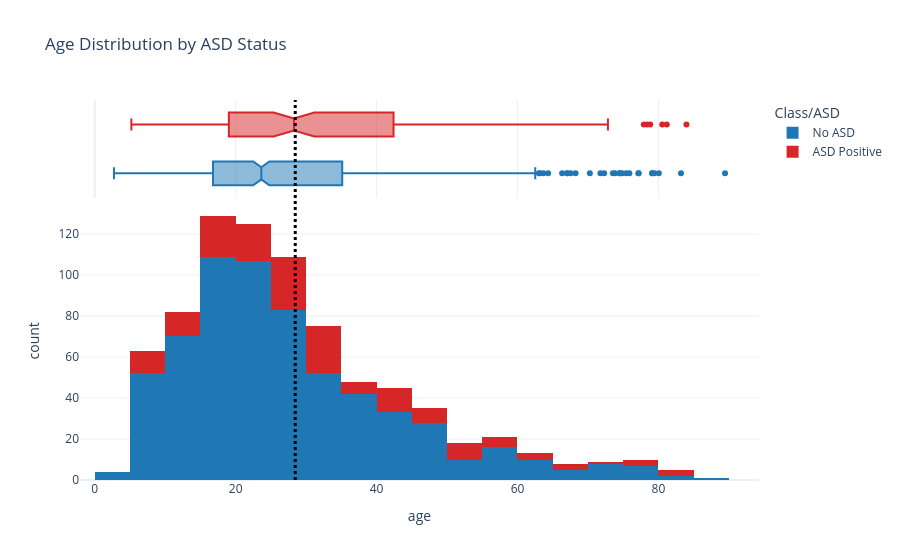

Notebook source saved alongside this figure:
### Code cell
# 2. Add Mean Line as a vertical shape (Black Dotted)
fig.add_shape(
    type="line",
    x0=age_mean, y0=0,
    x1=age_mean, y1=1,
    line=dict(color="black", width=3, dash="dot"),
    xref='x',
    yref='paper'
)
fig.show()

### Figure 1 — Plotly figure (JSON) as saved in the notebook; plotly's stock layout.template omitted (floating-point values rounded to 4 significant figures; data arrays with more than 128 entries replaced by an {"elided": "..."} marker saying what was removed)
{"data": [{"alignmentgroup": "True", "bingroup": "x", "hovertemplate": "Class/ASD=No ASD<br>age=%{x}<br>count=%{y}<extra></extra>", "legendgroup": "No ASD", "marker": {"color": "#1f77b4", "pattern": {"shape": ""}}, "name": "No ASD", "nbinsx": 30, "offsetgroup": "No ASD", "orientation": "v", "showlegend": true, "type": "histogram", "x": {"elided": "639 float values"}, "xaxis": "x", "yaxis": "y"}, {"alignmentgroup": "True", "hovertemplate": "Class/ASD=No ASD<br>age=%{x}<extra></extra>", "legendgroup": "No ASD", "marker": {"color": "#1f77b4"}, "name": "No ASD", "notched": true, "offsetgroup": "No ASD", "showlegend": false, "type": "box", "x": {"elided": "639 float values"}, "xaxis": "x2", "yaxis": "y2"}, {"alignmentgroup": "True", "bingroup": "x", "hovertemplate": "Class/ASD=ASD Positive<br>age=%{x}<br>count=%{y}<extra></extra>", "legendgroup": "ASD Positive", "marker": {"color": "#d62728", "pattern": {"shape": ""}}, "name": "ASD Positive", "nbinsx": 30, "offsetgroup": "ASD Positive", "orientation": "v", "showlegend": true, "type": "histogram", "x": {"elided": "161 float values"}, "xaxis": "x", "yaxis": "y"}, {"alignmentgroup": "True", "hovertemplate": "Class/ASD=ASD Positive<br>age=%{x}<extra></extra>", "legendgroup": "ASD Positive", "marker": {"color": "#d62728"}, "name": "ASD Positive", "notched": true, "offsetgroup": "ASD Positive", "showlegend": false, "type": "box", "x": {"elided": "161 float values"}, "xaxis": "x2", "yaxis": "y2"}], "layout": {"autosize": true, "barmode": "stack", "legend": {"title": {"text": "Class/ASD"}, "tracegroupgap": 0}, "shapes": [{"line": {"color": "black", "dash": "dot", "width": 3}, "type": "line", "x0": 28.45, "x1": 28.45, "xref": "x", "y0": 0, "y1": 1, "yref": "paper"}], "title": {"text": "Age Distribution by ASD Status"}, "xaxis": {"anchor": "y", "autorange": true, "domain": [0, 1], "range": [-2.101, 94.28], "title": {"text": "age"}, "type": "linear"}, "xaxis2": {"anchor": "y2", "autorange": true, "domain": [0, 1], "matches": "x", "range": [-2.101, 94.28], "showgrid": true, "showticklabels": false, "type": "linear"}, "yaxis": {"anchor": "x", "autorange": true, "domain": [0, 0.7326], "range": [0, 135.8], "title": {"text": "count"}}, "yaxis2": {"anchor": "x2", "autorange": true, "domain": [0.7426, 1], "matches": "y2", "range": [-0.5, 1.5], "showgrid": false, "showline": false, "showticklabels": false, "ticks": "", "type": "category"}}}
